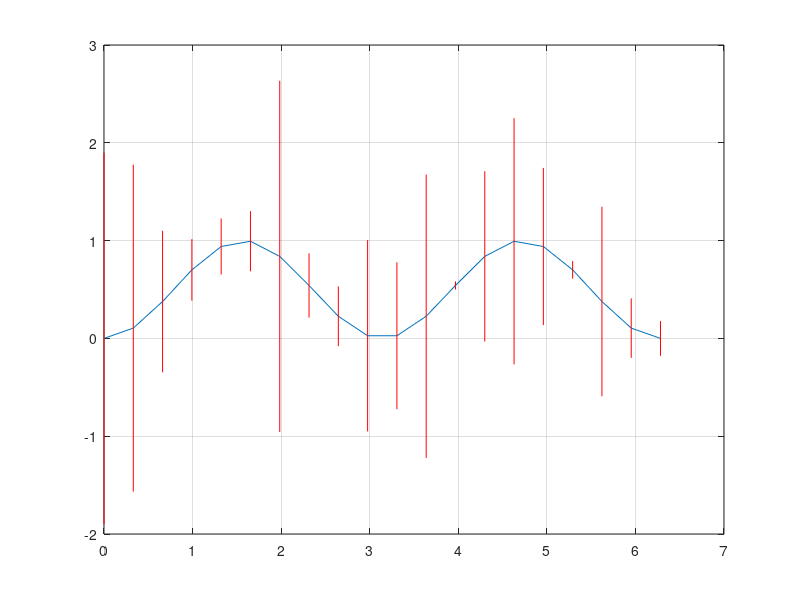

This figure's MATLAB source:
N = 20;
x = linspace(0, 2*pi, N);   % Create Data
y = sin(x).^2;              % Create Data
erbar = randn(1, N);        % Create Error Bars
figure(1)
plot(x, y)
hold on
plot([x; x], [y-erbar; y+erbar], '-r')
hold off
grid